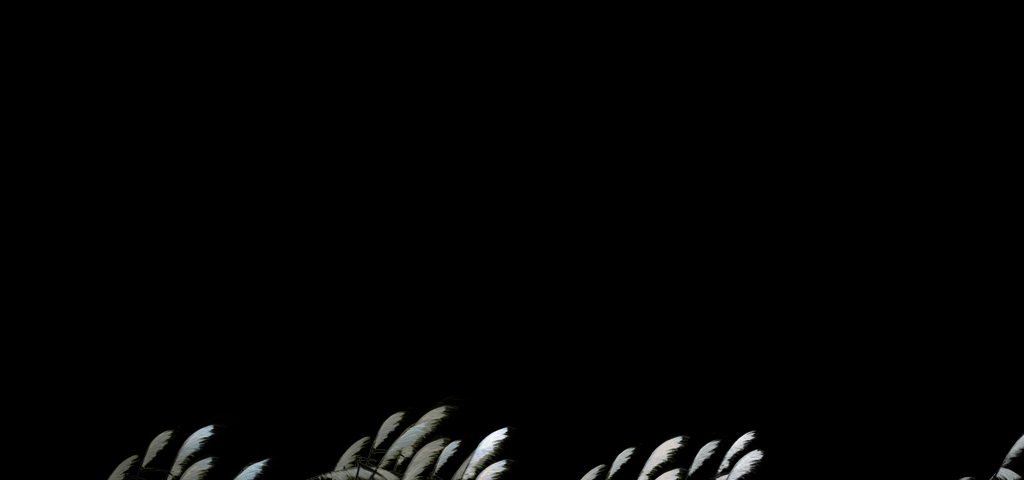

Tiled map render using the project's own tile images. Description and the map definition, with tile-layer contents summarised, below:
An orthogonal 32x15 tile map with 32x32 px tiles, 1 tile layer (close), 2 tilesets.

<map version="1.0" orientation="orthogonal" renderorder="right-down" width="32" height="15" tilewidth="32" tileheight="32">
 <tileset firstgid="1" name="pingyuan_close" tilewidth="32" tileheight="32">
  <image source="close/pingyuan_close.png" width="1024" height="116" />
 </tileset>
 <tileset firstgid="97" name="zhaoze_close1" tilewidth="32" tileheight="32">
  <image source="close/zhaoze_close1.png" width="1024" height="500" />
 </tileset>
 <layer name="close" width="32" height="15">
  <data>[480 cells, 87 non-empty, 87 distinct tile ids]</data>
 </layer>
</map>
